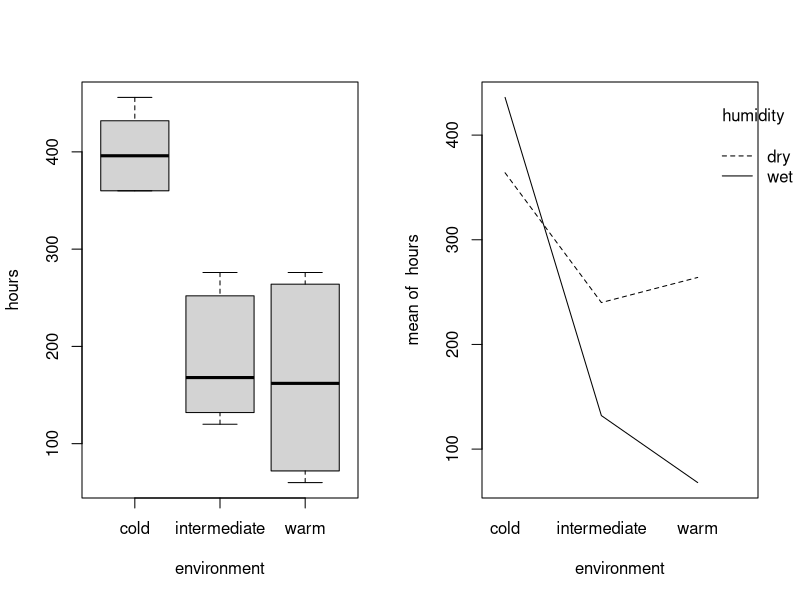
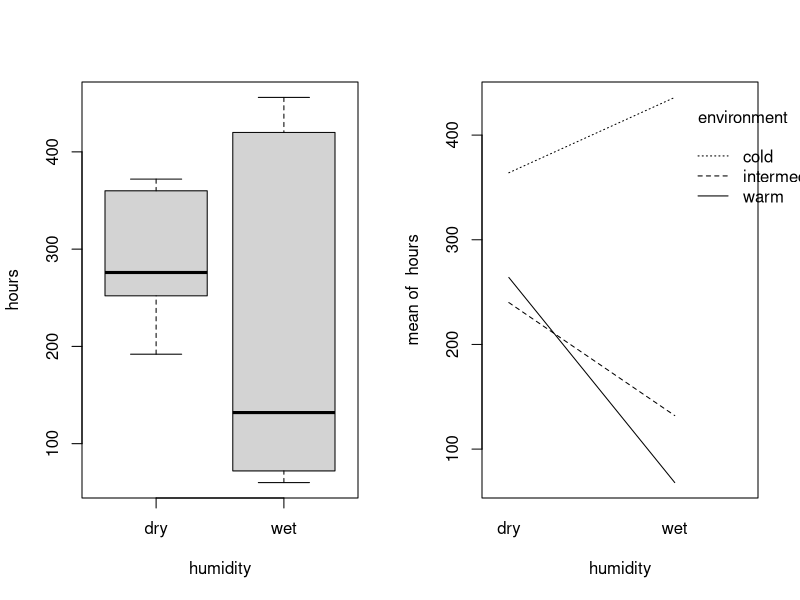
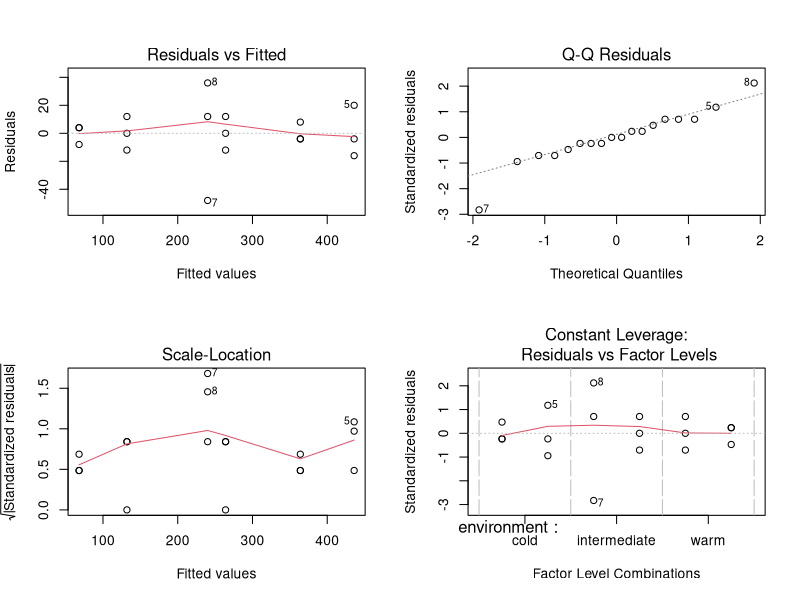
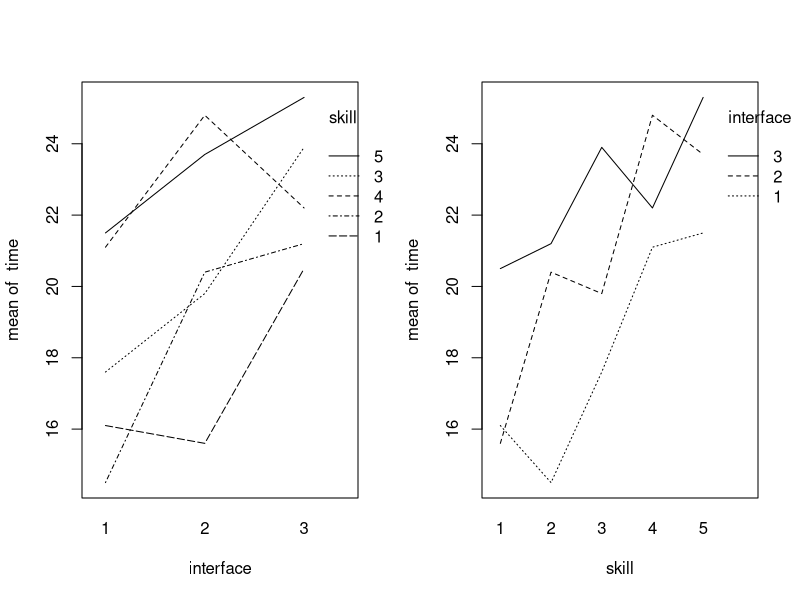
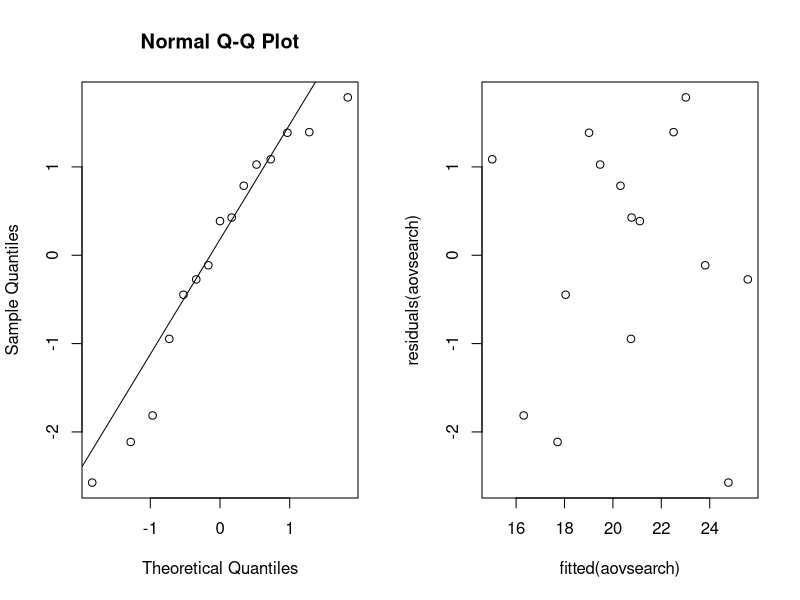
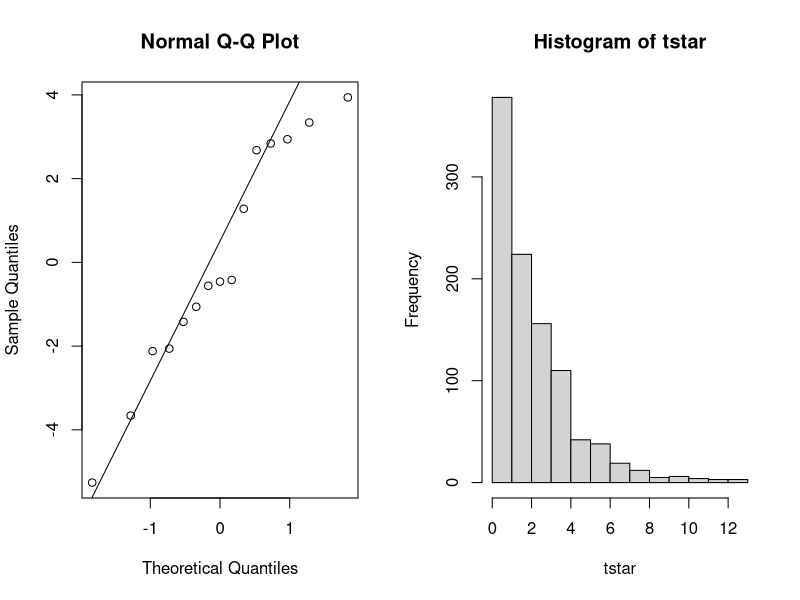
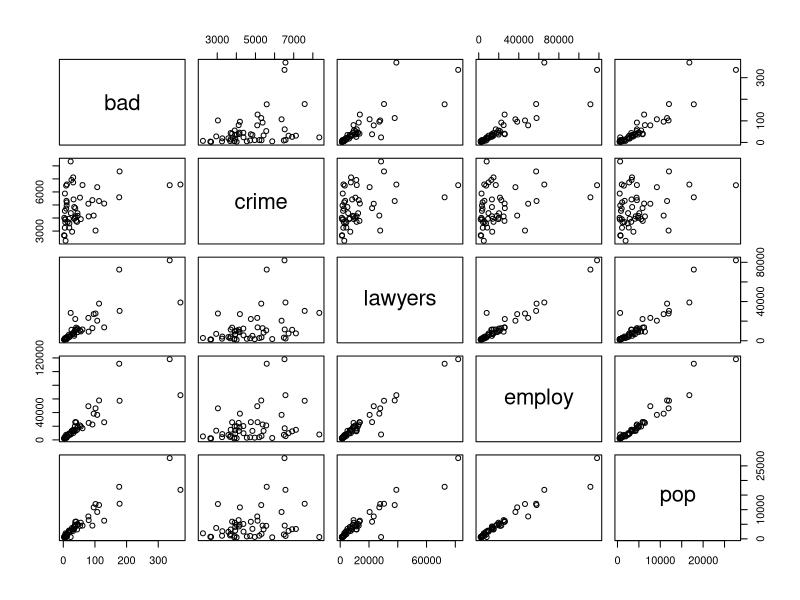
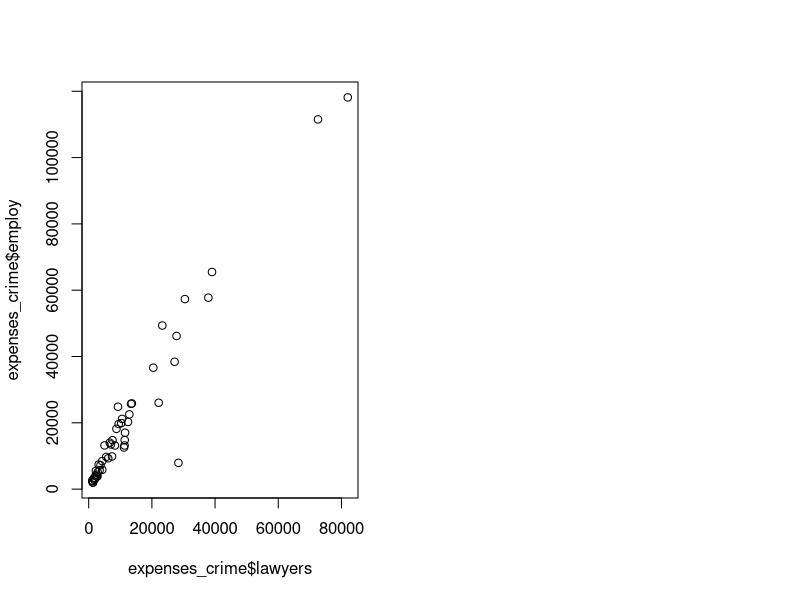

Recreate these plots in R, in order.
## ---- chunk 1
knitr::opts_chunk$set(fig.height = 3)
options(show.signif.stars=FALSE)
## ---- chunk 2
bread = read.table(file = 'data/bread.txt', header = TRUE)
## ---- chunk 3
# The randomization process for 18 slices
# Take hours column from the data
hrs = as.vector(as.matrix(bread$hours))
# Create environment column
env = rep(c('cold', 'intermediate', 'warm'), each = 6)
# Create humidity column
humi = rep(c('dry', 'wet'), each = 3)
# Converting to data frame
head(data.frame(cbind(hrs, env, humi)))
## ---- chunk 4
# Divide into two columns
par(mfrow=c(1, 2))
attach(bread)
# Boxplot vs interaction plot in hours~environment
boxplot(hours~environment, data = bread)
interaction.plot(environment, humidity, hours, fixed = TRUE)
# Boxplot vs interaction plot in hours~humidity
boxplot(hours~humidity, data = bread)
interaction.plot(humidity, environment, hours, fixed = TRUE)
## ---- chunk 5
# Creating linear model and ANOVA test
breadaov = lm(hours~environment*humidity, data = bread); anova(breadaov)
p_interaction = anova(breadaov)$Pr[3]
## ---- chunk 6
summary(breadaov)[4]
## ---- chunk 7
par(mfrow=c(2, 2))
# Plot the linear fitted model graphs
plot(breadaov)
## ---- chunk 8
search = read.table("data/search.txt", header=TRUE)
## ---- chunk 9
N = 1 #
I = 3 
B = 5
for (i in 1:B){
  print(sample(1:(N*I)))
}
## ---- chunk 10

attach(search)

par(mfrow=c(1,2))
interaction.plot(interface,skill,time)
interaction.plot(skill,interface,time)
## ---- chunk 11
search$skill = as.factor(search$skill)
search$interface = as.factor(search$interface)

aovsearch=lm(time~interface+skill, data=search); anova(aovsearch)
## ---- chunk 12
summary(aovsearch)[4]
## ---- chunk 13
qqnorm(residuals(aovsearch));qqline(residuals(aovsearch))
## ---- chunk 14
plot(fitted(aovsearch),residuals(aovsearch))
## ---- chunk 15
friedman.test(time,interface,skill)
## ---- chunk 16
aovsearch2 = lm(time~interface, data=search); anova(aovsearch2)
## ---- chunk 17
qqnorm(residuals(aovsearch2))
qqline(residuals(aovsearch2))
## ---- chunk 18
library(lme4)
## ---- chunk 19
cow = read.table("data/cow.txt", header=TRUE)
## ---- chunk 20
aovcow = lm(milk~id+per+treatment,data=cow)
anova(aovcow)
## ---- chunk 21
cow$id = factor(cow$id); cow$per=factor(cow$per)
cowlm = lm(milk~treatment+per+id, data=cow)
summary(cowlm)
## ---- chunk 22
attach(cow)
cowlmer1 = lmer(milk~treatment+order+per+(1|id),REML=FALSE)
cowlmer2 = lmer(milk~order+per+(1|id),REML=FALSE)
anova(cowlmer2,cowlmer1)
## ---- chunk 23
summary(cowlmer1)
## ---- chunk 24
attach(cow)
t.test(milk[treatment=="A"],milk[treatment=="B"],paired=TRUE)
## ---- chunk 25
nauseatable = read.table(file = 'data/nauseatable.txt', header = TRUE)
## ---- chunk 26
table_to_vector = unlist(nauseatable,  use.names = FALSE)
# Create nausea column, possible values 0 (No Nausea), 1(Nausea)
nausea = rep(c('0', '1'), each = 3, times = c(table_to_vector))
med = c('Chlorpromazine','Pentobarbital(100mg)','Pentobarbital(150mg)')
# Create medicine column, contains name of all the medicines
medicine = rep(c(med,med), each = 1, times = c(table_to_vector))
df = data.frame(cbind(nausea, medicine))
(df[c(1,101,133,181,233,268),])
## ---- chunk 27
xtabs(~medicine+nausea)
## ---- chunk 28
#options(scipen = 999)
meds = factor(medicine)
mystat=function(x) sum(residuals(x)^2)
B=1000
tstar=numeric(B)
for (i in 1:B) {
  treatstar=sample(medicine)
  tstar[i]=chisq.test(xtabs(~treatstar+nausea, data = nauseatable))[[1]]
}
myt=chisq.test(xtabs(~medicine+nausea, data = nauseatable))[[1]]
myt
hist(tstar)
## ---- chunk 29
pl = sum(tstar<myt)/B 
pr = sum(tstar>myt)/B
pmin = min(pl,pr) 
(pvalue = pmin)
## ---- chunk 30
(pvalue_chisq = chisq.test(xtabs(~medicine+nausea, data = nauseatable))[[3]])
(pvalue_tstar=pmin)
## ---- chunk 31
expenses_crime = read.table(file = 'data/expensescrime.txt', header = TRUE)
## ---- chunk 32
# Step Up method
summary(lm( expend~bad ,data = expenses_crime))[[9]]
summary(lm( expend~crime ,data = expenses_crime))[[9]]
summary(lm( expend~lawyers ,data = expenses_crime))[[9]]
summary(lm( expend~employ ,data = expenses_crime))[[9]]
summary(lm( expend~pop ,data = expenses_crime))[[9]]
## ---- chunk 33
summary(lm( expend~employ+bad ,data = expenses_crime))[[9]]
summary(lm( expend~employ+crime ,data = expenses_crime))[[9]]
summary(lm( expend~employ+lawyers ,data = expenses_crime))[[9]]
summary(lm( expend~employ+pop ,data = expenses_crime))[[9]]
## ---- chunk 34
summary(lm( expend~employ+lawyers+bad ,data = expenses_crime))[[9]]
summary(lm( expend~employ+lawyers+crime ,data = expenses_crime))[[9]]
summary(lm( expend~employ+lawyers+pop ,data = expenses_crime))[[9]]
## ---- chunk 35
#Final model for the step up approach
summary(lm( expend~employ+lawyers ,data = expenses_crime))[8]
## ---- chunk 36
summary(lm( expend~bad+crime+lawyers+employ+pop ,data = expenses_crime))[[4]]
## ---- chunk 37
summary(lm( expend~bad+lawyers+employ+pop ,data = expenses_crime))[[4]]

## ---- chunk 38
#Final model using Step down method
summary(lm( expend~lawyers+employ+pop ,data = expenses_crime))[[4]]

## ---- chunk 39
summary(lm( expend~lawyers+employ ,data = expenses_crime))[8]

## ---- chunk 40
plot(expenses_crime[,c(3:7)])
## ---- chunk 41
plot(expenses_crime$lawyers, expenses_crime$employ)
## ---- chunk 42
model = lm( expend~lawyers+employ ,data = expenses_crime)
round(cooks.distance(model),2)
library(car)
par(mfrow=c(1, 2))
plot(cooks.distance(model),type="b")
influencePlot(model, main="Influence Plot", sub="Circle size corresponds Cook's Distance")
## ---- chunk 43
cor(expenses_crime[,c(3:7)])[24]
plot(expenses_crime$pop, expenses_crime$employ)
## ---- chunk 44
model1 = lm( expend~lawyers+employ+pop ,data = expenses_crime)
vif(model)
vif(model1)
## ---- chunk 45
model_new = lm( expend~lawyers ,data = expenses_crime)
## ---- chunk 46
lw_model = lm( expend~lawyers ,data = expenses_crime)
em_model = lm( expend~employ ,data = expenses_crime)

par(mfrow=c(1, 2))
plot(residuals(lw_model),expenses_crime$lawyers)
plot(residuals(em_model),expenses_crime$employ)
## ---- chunk 47
qqnorm(residuals(model));qqline(residuals(model))
